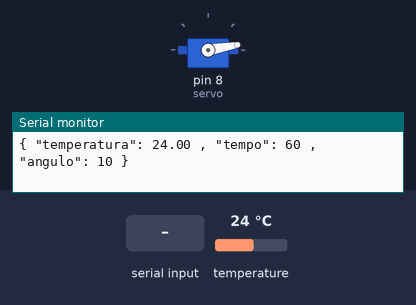
Bench run of a sketch on a simulated Arduino Uno, built with avr-gcc and run on an emulated ATmega328P. On the bench: servo, the last lines printed to the serial monitor. The inputs (shaded band) are chosen by the test bench; at power-on: temperature 24 °C.

Above: at 2.3 s.
2.4 s: "/\n" received over Serial
At 6.1 s:
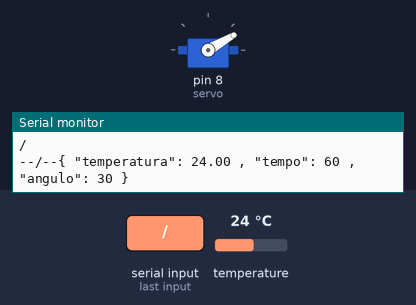
6.5 s: byte 99 ('c') received over Serial
9.1 s: byte 47 ('/') received over Serial
10.8 s: "90/45/200\n" received over Serial
13.4 s: "90/45/200/10\n" received over Serial
Timing chart, 0 to 16.4 s (numbered marks = the images above; inputs shaded):
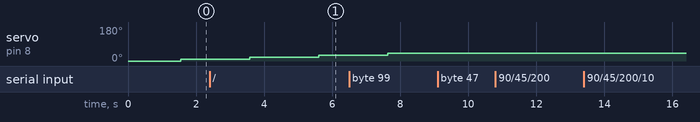

The sketch:

Regulador.ino
```cpp
// Import das bibliotecas
#include <OneWire.h>
#include <DallasTemperature.h>
#include <Servo.h>

// Fio DATAmligado no pino 2 do Arduino
#define ONE_WIRE_BUS 2

// Definir uma instância oneWire para se comunicar com qualquer dispositivo OneWire
OneWire oneWire(ONE_WIRE_BUS);

// Passar a referência oneWire para Dallas Temperature (°C e °F)
DallasTemperature sensors(&oneWire);

Servo servo;

float tempAtual = 0;
float tempAlvo = 0;
float tempAnterior = 0;
int anguloAtual = 0;
int segundosAlvo = 0;
int segundosAtual = 0;

String inputString = "";
boolean stringComplete = false;

boolean iniciado = 0;
boolean startTimer = 0;

void setup(void) {
  servo.attach(8);
  servo.write(anguloAtual);
  Serial.begin(9600);
  inputString.reserve(200);
  sensors.begin();
  iniciar();
}

void serialEvent () {

}

void alterarTemp() {
  sensors.requestTemperatures();
  tempAtual=sensors.getTempCByIndex(0);
  if (tempAtual < tempAlvo) {
      //verifica o angulo de abertura
      if (anguloAtual < 180) {
        anguloAtual = anguloAtual + 10;
        servo.write(anguloAtual);
      }
  } if (tempAtual > tempAlvo) {
      startTimer = 1;
      if (anguloAtual > 10) {
        anguloAtual = anguloAtual - 10;
        servo.write(anguloAtual);
      }
    }
}

//Verifica se o temperatur atingiu o esperado e começa a decrementar o timer
void timer() {
  if (startTimer == 1) {
    segundosAtual--;
      if (segundosAtual == 0) {
        iniciado = 0;
      }
  }
}

//Apresenta os valores na tela
void apresenta() {
  Serial.print("{ \"temperatura\": ");
  Serial.print(tempAtual);
  Serial.print(" , ");

  Serial.print("\"tempo\": ");
  Serial.print(segundosAtual);
  Serial.print(" , ");

  Serial.print("\"angulo\": ");
  Serial.print(anguloAtual);
  Serial.print(" }");
  Serial.print('\n');
}

//Enviar para a tela mensagem de término do programa
void acabou() {
  Serial.print("{\"message\" : 'Etapa Concluída!'}");
  Serial.print('\n');
}

 String getValue(String data, char separator, int index)
{
  int found = 0;
  int strIndex[] = {0, -1};
  int maxIndex = data.length()-1;

  for(int i=0; i<=maxIndex && found<=index; i++){
    if(data.charAt(i)==separator || i==maxIndex){
        found++;
        strIndex[0] = strIndex[1]+1;
        strIndex[1] = (i == maxIndex) ? i+1 : i;
    }
  }

  return found>index ? data.substring(strIndex[0], strIndex[1]) : "";
}


//TODO
//Leitura constante da tela no aguardo de novos valores
void lerTela() {
  while (Serial.available()) {
    // get the new byte:
    char inChar = (char)Serial.read();
    // add it to the inputString:
    inputString += inChar;
    // if the incoming character is a newline, set a flag
    // so the main loop can do something about it:
    if (inChar == 'c') {
      iniciado = 0;
    }
    if (inChar == '/') {
      stringComplete = true;
    }
  }
  Serial.print(inputString);

  if (stringComplete) {
    Serial.print(inputString);
    Serial.print("--");
    Serial.print(inputString.charAt(0));
    Serial.print("--");
    if (inputString != "") {
      if (inputString.charAt(0) == 'i') {
        iniciado = 1;
        tempAlvo = getValue(inputString, '-', 1).toInt();
        segundosAlvo = getValue(inputString, '-', 2).toInt();
        segundosAlvo = segundosAlvo * 60;
        segundosAtual = segundosAlvo;
        Serial.print("iniciado--");
        Serial.print(getValue(inputString, '-', 1).toInt());
        Serial.print("--");
        Serial.print(getValue(inputString, '-', 2).toInt());
        Serial.print("--");
      }
    }
    inputString = "";
    stringComplete = false;
  }
}

//Ler botão iniciar, pegar temperatura e tempo
//tempAlvo e minutos devem ser iguais aos valores da tela, estão com valores arbitrários
void iniciar() {
  iniciado = 1;
  //TODO
  //Ler botão iniciar, pegar temperatura e tempo

  tempAlvo = 30;
  segundosAlvo = 1;

  //tempo em segundos
  segundosAlvo = segundosAlvo * 60;
  segundosAtual = segundosAlvo;
}

void loop(void) {
  sensors.requestTemperatures();
  tempAtual=sensors.getTempCByIndex(0);

  if (iniciado == 1)  {
    alterarTemp();
    timer();
    apresenta();
  }

  if (iniciado == 0) {
    acabou();
  }

  //Delay de 1 segundo
  delay(500);

  lerTela();
}
```
